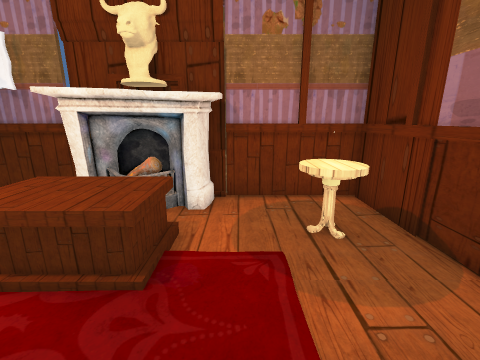
[1] (above)

16 first-person views from a walk through a 3-D level made in the Unity game engine. The camera is 1.3 m above the floor, tilts 14° down and sees 90° across. Doors are open. The floor is counted in squares, 0.5 m on a side. Each view is taken from the middle of a square. On the plan, view 1 faces up. The plan holds only what a view shows up to about 17 squares ahead; the rest is blank. The place goes on beyond the plan. The player is left out. Some animated figures are not drawn. Some surface patterns are stand-ins.

[2]
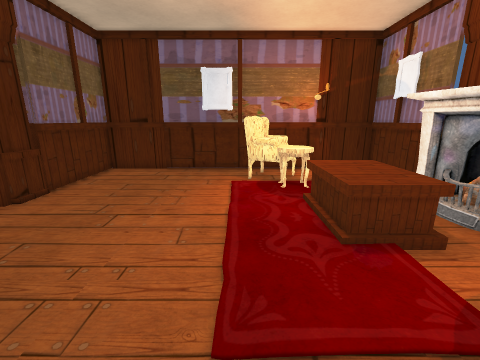

[3]
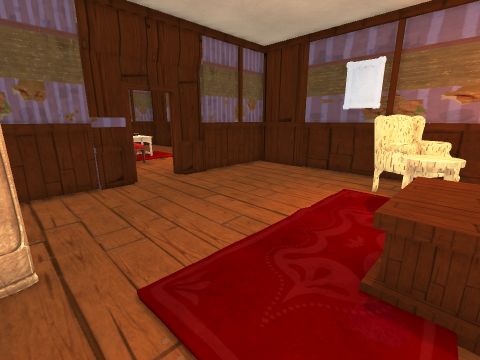

[4]
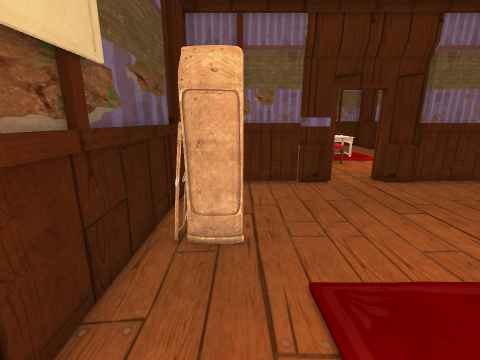

[5]
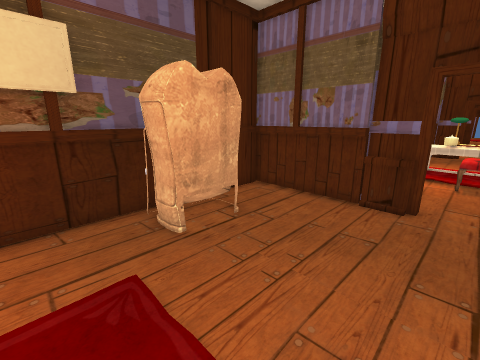

[6]
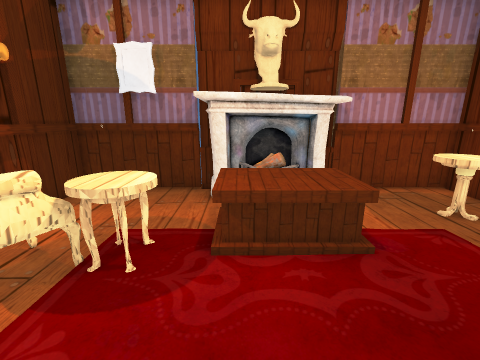

[7]
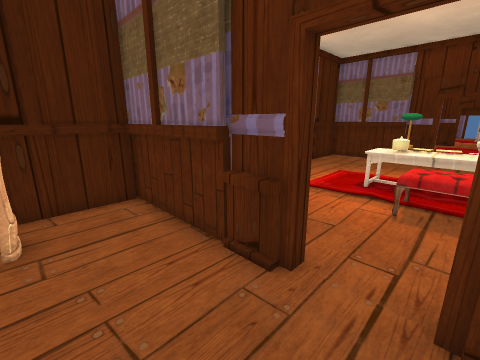

[8]
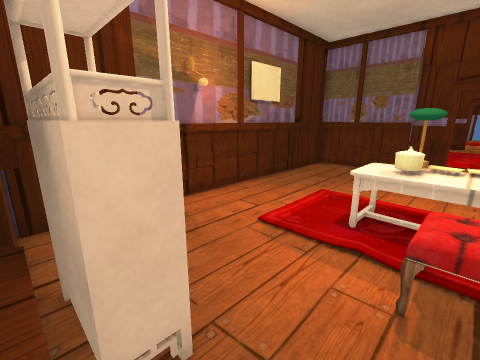

[9]
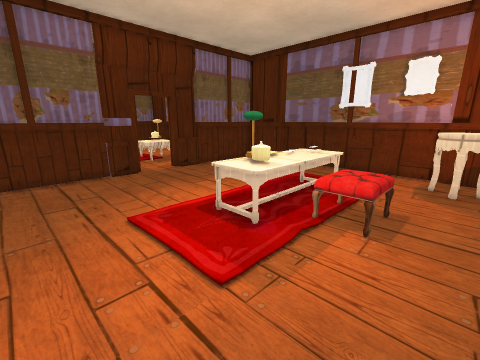

[10]
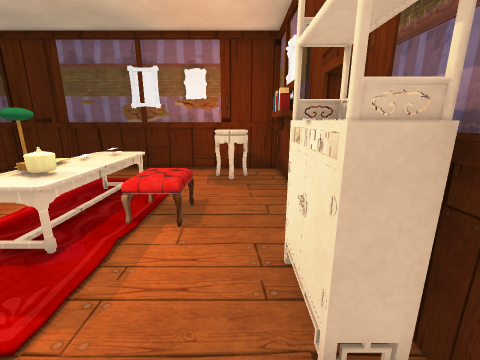

[11]
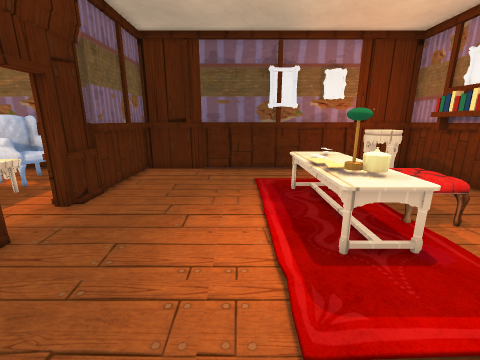

[12]
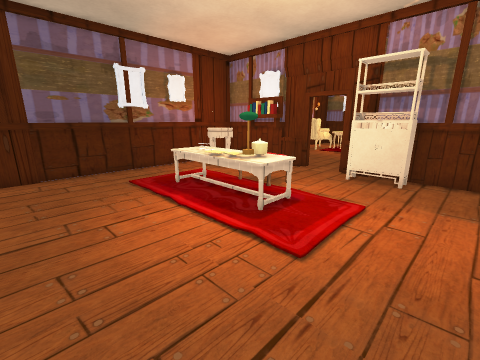

[13]
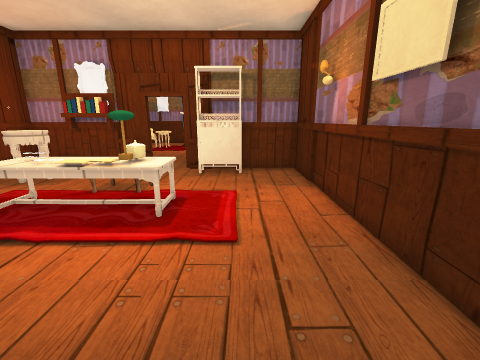

[14]
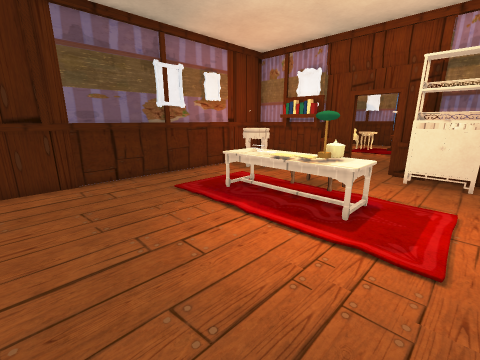

[15]
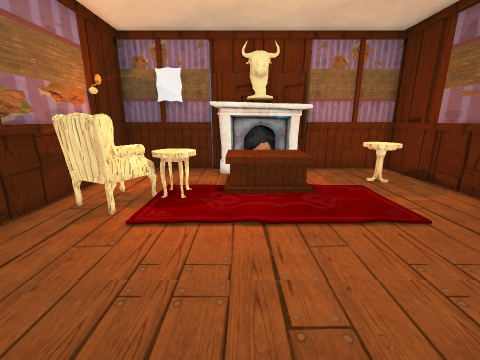

[16]
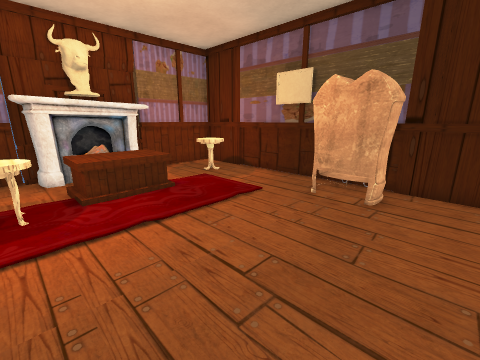

### Floor plan
Ten units are one square. View 1 is at (0, 0); x grows to the right and y downward. Boxes are objects, and circles mark ways between rooms. Rooms are numbered by the first view taken in them; rooms with no view inside come last. Other rooms are left out.
<svg viewBox="-109 -90 155 313">
<path fill="none" stroke="#000" d="M-98 -6 -98 9M-43 59 -43 64M-20 61 41 61M-5 59 41 59 41 -81 -11 -81M-5 -79 -5 -83 -11 -83M-49 -81 -100 -81 -100 59 -55 59M-49 -83 -55 -83M-55 63 -40 63 -40 67M-20 67 -20 63 -5 63M-64 68 -55 68M-100 61 -40 61M-15 -52 -15 -31 -45 -31 -45 -52M-43 209 -43 214M-20 211 41 211 41 71 8 71M-55 213 -40 213 -40 218M-20 218 -20 213 -5 213M-68 218 -62 218M-40 69 -65 69M-40 67 -55 67M-59 71 -65 71M11 74 -11 74M-4 67 -20 67M11 73 11 82 5 82M-74 69 -104 69M-79 71 -100 71 -100 211 -40 211M41 69 -18 69M-35 137 -29 136 -29 141 -34 142"/>
<rect x="-95" y="-45" width="30" height="40" fill="#bbb"><title>other object</title></rect>
<rect x="-75" y="-45" width="20" height="30" fill="#bbb"><title>other object</title></rect>
<rect x="-55" y="-85" width="50" height="30" fill="#bbb"><title>other object</title></rect>
<rect x="5" y="-65" width="30" height="20" fill="#bbb"><title>other object</title></rect>
<rect x="15" y="5" width="20" height="30" fill="#bbb"><title>other object</title></rect>
<rect x="-95" y="85" width="20" height="20" fill="#bbb"><title>other object</title></rect>
<rect x="-85" y="65" width="30" height="20" fill="#bbb"><title>other object</title></rect>
<rect x="-65" y="115" width="60" height="30" fill="#bbb"><title>other object</title></rect>
<rect x="-45" y="105" width="10" height="10" fill="#bbb"><title>other object</title></rect>
<rect x="-25" y="125" width="10" height="20" fill="#bbb"><title>other object</title></rect>
<rect x="-15" y="75" width="10" height="10" fill="#bbb"><title>other object</title></rect>
<rect x="-5" y="75" width="10" height="10" fill="#bbb"><title>other object</title></rect>
<circle cx="-17" cy="73" r="3" fill="#2a7"/>
<circle cx="-30" cy="65" r="3" fill="#2a7"/>
<text x="-30" y="-10">1</text>
<text x="-30" y="150">2</text>
</svg>
Room 1 opens to room 2.

Where each view was taken, in squares from view 1:
view 1: 0 up, 0 right, facing up
view 2: 1 up, 3 right, facing left
view 3: 4 up, 2 right, facing down-left
view 4: 4 up, 2 right, facing down
view 5: 2 up, 3 left, facing down-right
view 6: 1 down, 4 left, facing up
view 7: 3 down, 4 left, facing down-right
view 8: 7 down, 3 left, facing down-right
view 9: 9 down, 3 right, facing down-left
view 10: 9 down, 3 right, facing left
view 11: 16 down, 3 right, facing left
view 12: 19 down, 3 right, facing up-left
view 13: 20 down, 1 right, facing up
view 14: 20 down, 1 right, facing up-left
view 15: 5 down, 4 left, facing up
view 16: 5 down, 6 left, facing up-right
